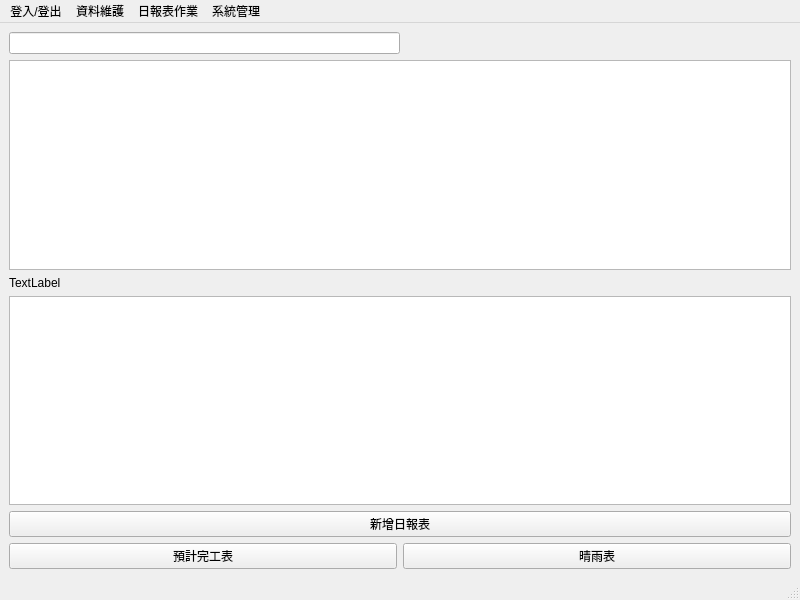
<?xml version="1.0" encoding="UTF-8"?>
<ui version="4.0">
 <class>MainWindow</class>
 <widget class="QMainWindow" name="MainWindow">
  <property name="geometry">
   <rect>
    <x>0</x>
    <y>0</y>
    <width>800</width>
    <height>600</height>
   </rect>
  </property>
  <property name="windowTitle">
   <string>工程日報表</string>
  </property>
  <widget class="QWidget" name="centralwidget">
   <layout class="QVBoxLayout" name="verticalLayout">
    <item>
     <layout class="QHBoxLayout" name="horizontalLayout_2">
      <item>
       <widget class="QLineEdit" name="qtSearchLineEdit"/>
      </item>
      <item>
       <spacer name="horizontalSpacer">
        <property name="orientation">
         <enum>Qt::Horizontal</enum>
        </property>
        <property name="sizeHint" stdset="0">
         <size>
          <width>40</width>
          <height>20</height>
         </size>
        </property>
       </spacer>
      </item>
     </layout>
    </item>
    <item>
     <widget class="QTableView" name="qtProjectListTableView"/>
    </item>
    <item>
     <layout class="QHBoxLayout" name="horizontalLayout_3">
      <item>
       <widget class="QLabel" name="qtCurrentSelectProjectLabel">
        <property name="text">
         <string>TextLabel</string>
        </property>
       </widget>
      </item>
     </layout>
    </item>
    <item>
     <widget class="QTableView" name="qtDailyReportListTableView"/>
    </item>
    <item>
     <layout class="QHBoxLayout" name="horizontalLayout">
      <item>
       <widget class="QPushButton" name="qtAddDailyReportPushButton">
        <property name="text">
         <string>新增日報表</string>
        </property>
       </widget>
      </item>
     </layout>
    </item>
    <item>
     <layout class="QHBoxLayout" name="horizontalLayout_4">
      <item>
       <widget class="QPushButton" name="pushButton">
        <property name="text">
         <string>預計完工表</string>
        </property>
       </widget>
      </item>
      <item>
       <widget class="QPushButton" name="pushButton_3">
        <property name="text">
         <string>晴雨表</string>
        </property>
       </widget>
      </item>
     </layout>
    </item>
   </layout>
  </widget>
  <widget class="QMenuBar" name="menubar">
   <property name="geometry">
    <rect>
     <x>0</x>
     <y>0</y>
     <width>800</width>
     <height>21</height>
    </rect>
   </property>
   <widget class="QMenu" name="menu">
    <property name="title">
     <string>登入/登出</string>
    </property>
    <addaction name="qtSignInAction"/>
    <addaction name="qtSignOutAction"/>
   </widget>
   <widget class="QMenu" name="menu_2">
    <property name="title">
     <string>資料維護</string>
    </property>
    <addaction name="qtMainHolidayDBSettingAction"/>
    <addaction name="qtCreateNewProjectAction"/>
   </widget>
   <widget class="QMenu" name="menu_4">
    <property name="title">
     <string>日報表作業</string>
    </property>
    <addaction name="qtCheckDailyReportAction"/>
    <addaction name="separator"/>
    <addaction name="qtExpectFinishFormAction"/>
    <addaction name="qtWeatherFormAction"/>
    <addaction name="actiond_3"/>
    <addaction name="actiona_2"/>
    <addaction name="actiona_3"/>
    <addaction name="actiona_4"/>
   </widget>
   <widget class="QMenu" name="menu_5">
    <property name="title">
     <string>系統管理</string>
    </property>
   </widget>
   <addaction name="menu"/>
   <addaction name="menu_2"/>
   <addaction name="menu_4"/>
   <addaction name="menu_5"/>
  </widget>
  <widget class="QStatusBar" name="statusbar"/>
  <action name="qtSignInAction">
   <property name="text">
    <string>登入</string>
   </property>
  </action>
  <action name="qtSignOutAction">
   <property name="text">
    <string>登出</string>
   </property>
  </action>
  <action name="qtMainHolidayDBSettingAction">
   <property name="text">
    <string>主資料庫假日設定</string>
   </property>
  </action>
  <action name="qtCreateNewProjectAction">
   <property name="text">
    <string>新增工程資料</string>
   </property>
  </action>
  <action name="qtEditProjectAction">
   <property name="text">
    <string>修改現有工程資料</string>
   </property>
  </action>
  <action name="qtSelectProjectAction">
   <property name="text">
    <string>選取工程</string>
   </property>
  </action>
  <action name="qtCreateNewDailyReportAction">
   <property name="text">
    <string>新增日報表</string>
   </property>
  </action>
  <action name="qtEditDailyReportAction">
   <property name="text">
    <string>修改現有日報表</string>
   </property>
  </action>
  <action name="qtCheckDailyReportAction">
   <property name="text">
    <string>日報表檢查作業</string>
   </property>
  </action>
  <action name="qtExpectFinishFormAction">
   <property name="text">
    <string>預計完工表</string>
   </property>
  </action>
  <action name="qtWeatherFormAction">
   <property name="text">
    <string>晴雨表</string>
   </property>
  </action>
  <action name="actiond_3">
   <property name="text">
    <string>日報明細表</string>
   </property>
  </action>
  <action name="actiona_2">
   <property name="text">
    <string>不計工期圖表</string>
   </property>
  </action>
  <action name="actiona_3">
   <property name="text">
    <string>不計工期明細表</string>
   </property>
  </action>
  <action name="actiona_4">
   <property name="text">
    <string>不計工期統計表</string>
   </property>
  </action>
 </widget>
 <resources/>
 <connections/>
</ui>
